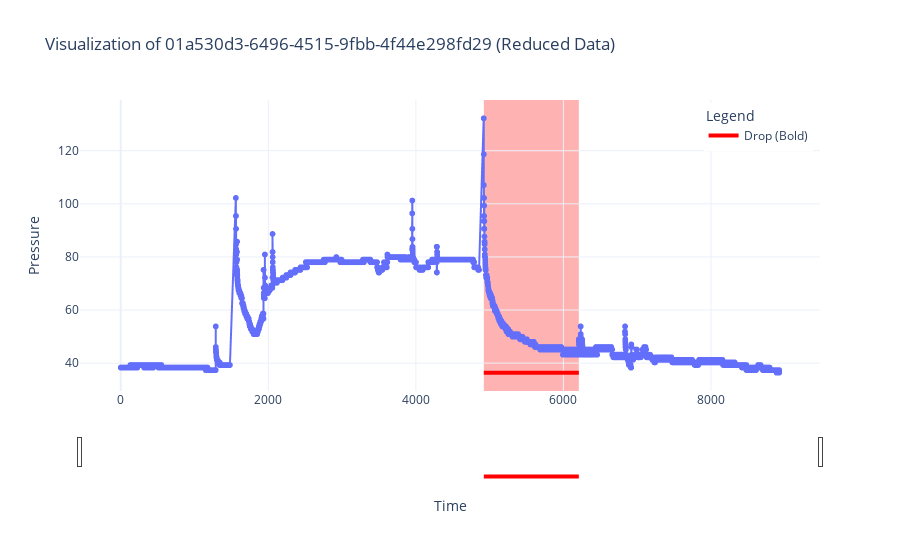

The cell this chart's notebook holds for it:
### Markdown cell above
Анализ графиков

### Code cell
plot_annotated_data(df, gt_df, selected_file)

### Figure 1 — Plotly figure (JSON) as saved in the notebook; plotly's stock layout.template omitted (floating-point values rounded to 4 significant figures; data arrays with more than 128 entries replaced by an {"elided": "..."} marker saying what was removed)
{"data": [{"hovertemplate": "time=%{x}<br>pressure=%{y}<extra></extra>", "legendgroup": "", "line": {"color": "#636efa", "dash": "solid"}, "marker": {"symbol": "circle"}, "mode": "lines+markers", "name": "", "showlegend": false, "type": "scattergl", "x": {"elided": "16929 float values"}, "xaxis": "x", "y": {"elided": "16929 float values"}, "yaxis": "y"}, {"line": {"color": "red", "width": 4}, "mode": "lines", "name": "Drop (Bold)", "type": "scatter", "x": [4921.0, 6209.0], "y": [36.4, 36.4]}], "layout": {"legend": {"title": {"text": "Legend"}, "tracegroupgap": 0, "x": 0.99, "xanchor": "right", "y": 0.99, "yanchor": "top"}, "shapes": [{"fillcolor": "red", "layer": "below", "line": {"width": 0}, "name": "Drop", "opacity": 0.3, "type": "rect", "x0": 4921.0, "x1": 6209.0, "xref": "x", "y0": 0, "y1": 1, "yref": "y domain"}], "title": {"text": "Visualization of 01a530d3-6496-4515-9fbb-4f44e298fd29 (Reduced Data)"}, "xaxis": {"anchor": "y", "domain": [0, 1], "rangeslider": {"visible": true}, "title": {"text": "Time"}, "type": "linear"}, "yaxis": {"anchor": "x", "domain": [0, 1], "fixedrange": false, "title": {"text": "Pressure"}}}}
